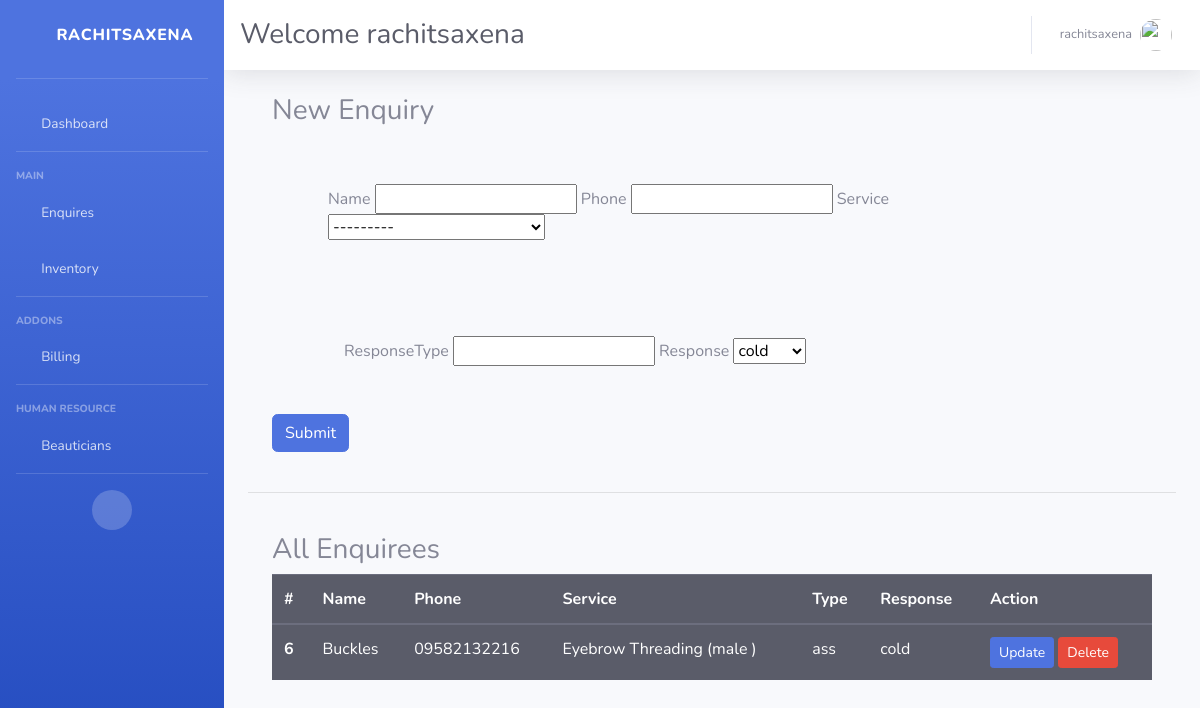
The page /old/enquiry (signed in) on the database its author committed.
### basic/models.py (models this page shows, shortened)
class Enquiry(models.Model):
    name = models.CharField(max_length=100 , null=True  , blank=True)
    phone = models.CharField(max_length=100 , null=True  , blank=True)
    service = models.ForeignKey(Service , on_delete=models.CASCADE)
    date = models.DateTimeField(auto_now_add=True)
    responseType = models.CharField(null=True , blank=True , max_length=100)
    response = models.CharField(max_length= 10 , choices=ENQUIRY_TYPE , default='cold')

class Service(models.Model):
    name = models.CharField(max_length=100 , null=True ,blank=True)
    price = models.IntegerField(default=0)
    duration = models.IntegerField(default=0)
    mprice = models.IntegerField(default=0)
    gender = models.CharField(max_length=10 , choices=GENDER_TYPES , default='others')
    def __str__(self):
        return (self.name + ' (' + self.gender + ' )')

### basic/views.py (the view)
# urls.py: path('enquiry' , views.enquiry , name='enquiry'),
@login_required(login_url='loginPage')
def enquiry(request):
    enq = Enquiry.objects.all()
    form = EnquiryForm()
    if request.method == 'POST':
        form = EnquiryForm(request.POST)
        if form.is_valid():
            form.save()
            return redirect('dashboard')
        else :
            return HttpResponse('<h3> Try again </h3>')
    else :
        form = EnquiryForm()
    params = {
        'form' : form ,
        'pro' : enq
    }
    return render(request , 'basic/enquiry.html' , params)

### basic/forms.py
class EnquiryForm(ModelForm):
    class Meta:
        model = Enquiry
        fields = '__all__'

### basic/templates/basic/enquiry.html
{% extends 'basic/base.html' %}
{% block content %}
    <div class='container commonContainer'>
        <h3>New Enquiry </h3>
        <form method='post'  class="form-inline"  action=''> {% csrf_token %}
            <div class='container px-2 m-5'>
            {{form.name.label}}
            {{form.name}}
            {{form.phone.label}}
            {{form.phone}}
            {{form.service.label}}
            {{form.service}}
            </div>
            <div class='container px-4 m-5'>
            {{form.responseType.label}}
            {{form.responseType}}
            {{form.response.label}}
            {{form.response}}
            </div>
            <button type="submit" value="Submit" class='btn btn-primary'>Submit</button>
        </form>
    </div>
    <br>
    <hr>
    <br>
    <div class='container'>
        <h3> All Enquirees </h3>
        <table class="table table-dark enquiryTable">
                  <thead>
                    <tr>
                      <th scope="col">#</th>
                      <th scope="col">Name</th>
                      <th scope="col">Phone</th>
                      <th scope="col">Service</th>
                      <th scope="col">Type</th>
                      <th scope='col'>Response</th>
                      <th scope='col'>Action </th>
                    </tr>
                  </thead>
                  <tbody>
                  {% for i in pro %}
                    <tr>
                      <th scope="row">{{i.id}}</th>
                      <td>{{i.name}}</td>
                      <td>{{i.phone}}</td>
                      <td>{{i.service}}</td>
                      <td>{{i.responseType}}</td>
                      <td>{{i.response}}</td>
                      <td>
                        <a class='btn btn-sm btn-primary' href="{% url 'enquiryUpdate' i.id %}">Update </a>
                        <a class='btn btn-sm btn-danger' href="{% url 'enquiryDelete' i.id %}">Delete </a>
                       </td>
                    </tr>
                    {% endfor %}
                  </tbody>
                </table>
    </div>
{% endblock content %}

### basic/templates/basic/base.html (shortened to what this page needs)
<!DOCTYPE html>
<html lang="en">
{% load static %}
<head>
    <link href="{% static 'frontend/vendor/fontawesome-free/css/all.min.css' %}" rel="stylesheet" type="text/css">
    <link href="{% static 'frontend/css/sb-admin-2.min.css' %}" rel="stylesheet">
</head>
<body id="page-top">
    <div id="wrapper">
        <ul class="navbar-nav bg-gradient-primary sidebar sidebar-dark accordion" id="accordionSidebar">
            <a class="sidebar-brand d-flex align-items-center justify-content-center " href="{% url 'calendarapp:calendar' %}">
                <div class="sidebar-brand-icon rotate-n-15">
                    <i class="fas fa-fan"></i>
                </div>
                <div class="sidebar-brand-text mx-3">RachitSaxena</div>
            </a>
            <hr class="sidebar-divider mt-2">
            <li class="nav-item">
                <a class="nav-link" href="{% url 'calendarapp:calendar' %}">
                    <i class="fas fa-fw fa-tachometer-alt"></i>
                    <span>Dashboard</span></a>
            </li>
            <hr class="sidebar-divider">
            <div class="sidebar-heading">
                Main
            </div>
            <li class="nav-item">
                <a class="nav-link" href="{% url 'enquiry' %}">
                    <i class="fas fa-fw fa-chart-area"></i>
                    <span>Enquires</span></a>
            </li>
            <li class="nav-item">
                <a class="nav-link" href={% url 'stock' %}>
                    <i class="fas fa-fw fa-chart-area"></i>
                    <span>Inventory</span></a>
            </li>
            <hr class="sidebar-divider">
            <div class="sidebar-heading">
                Addons
            </div>
            <li class="nav-item">
                <a class="nav-link " href="{% url 'serviceSlip' %}">
                    <i class="fas fa-fw fa-chart-area"></i>
                    <span>Billing</span></a>
            </li>
            <hr class="sidebar-divider">
             <div class="sidebar-heading">
                Human Resource
            </div>
             <li class="nav-item">
                <a class="nav-link " href="{% url 'employee' %}">
                    <i class="fas fa-fw fa-table"></i>
                    <span>Beauticians</span></a>
            </li>
            <hr class="sidebar-divider d-none d-md-block">
            <div class="text-center d-none d-md-inline">
                <button class="rounded-circle border-0" id="sidebarToggle"></button>
            </div>
        </ul>
        <div id="content-wrapper" class="d-flex flex-column">
            <div id="content">
                <nav class="navbar navbar-expand navbar-light bg-white topbar mb-4 static-top shadow">
                    <h1 class="h3 mt-2 text-gray-800">Welcome {{request.user}}</h1>
                    <ul class="navbar-nav ml-auto">
                        <li class="nav-item dropdown no-arrow">
                            <a class="nav-link dropdown-toggle" href="#" id="userDropdown" role="button"
                                data-toggle="dropdown" aria-haspopup="true" aria-expanded="false">
                                <span class="mr-2 d-none d-lg-inline text-gray-600 small">{{request.user}}</span>
                                <img class="img-profile rounded-circle"
                                    src="{% static 'defaultPhoto.png' %}">
                            </a>
                        </li>
                    </ul>
                </nav>
                <div class="container-fluid">
                    {% block content %}
                    {% endblock content %}
                </div>
            </div>
        </div>
    </div>
</body>
</html>

### rows shown on the page
Enquiry: id "6", name "Buckles", phone "09582132216", service "Eyebrow Threading (male )", responseType "ass", response "cold"

### other values the page prints
{{ request.user }} "rachitsaxena"
